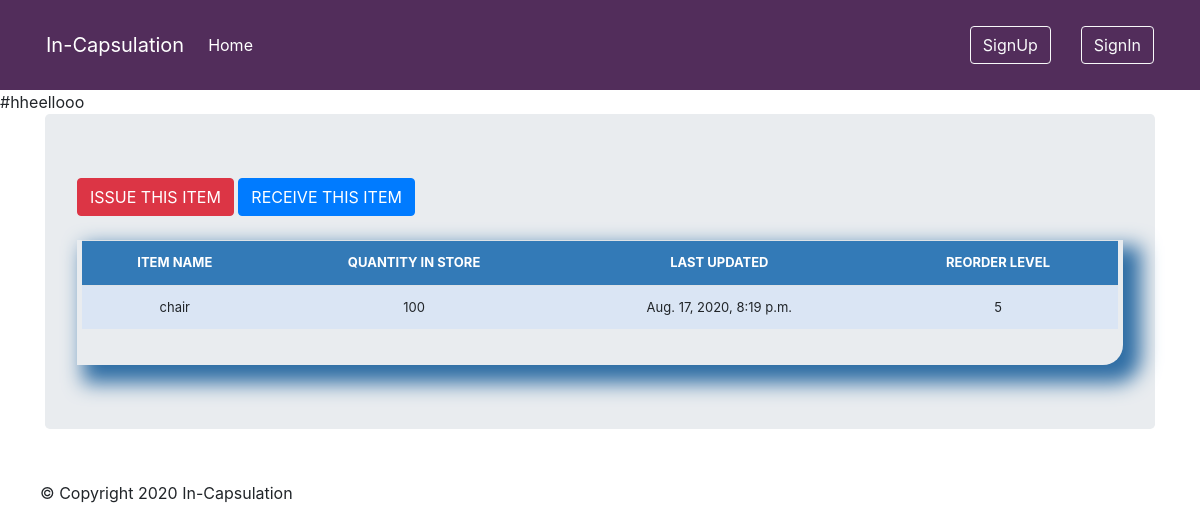
The page /stock_detail/8/ on the database its author committed.
### mgm/models.py (models this page shows, shortened)
class Stock(models.Model):
    category = models.ForeignKey(Category, on_delete=models.CASCADE, blank=True)
    item_name = models.CharField(max_length=50, blank=True, null=True)
    quantity = models.IntegerField(default='0', blank=False, null=False)
    receive_quantity = models.IntegerField(default='0', blank=True, null=True)
    receive_by = models.CharField(max_length=50, blank=True, null=True)
    issue_quantity = models.IntegerField(default='0', blank=True, null=True)
    issue_by = models.CharField(max_length=50, blank=True, null=True)
    issue_to = models.CharField(max_length=50, blank=True, null=True)
    phone_number = models.CharField(max_length=50, blank=True, null=True)
    created_by = models.CharField(max_length=50, blank=True, null=True)
    reorder_level = models.IntegerField(default='0', blank=True, null=True)
    last_updated = models.DateTimeField(auto_now_add=False, auto_now=True)
    timestamp = models.DateTimeField(auto_now_add=True, auto_now=False)

### mgm/views.py (the view)
# urls.py: path('stock_detail/<str:pk>/', views.stock_detail, name="stock_detail"),
def stock_detail(request, pk):
    queryset = Stock.objects.get(id=pk)
    context = {
        "queryset": queryset,
    }
    return render(request, "stock_detail.html", context)

### mgm/templates/stock_detail.html (shortened to what this page needs)
{% extends 'base.html' %}
{% load staticfiles %}
{% load crispy_forms_tags %}
  {% block content%}
   {% include 'navbar.html' %}
<main role="main" class="container">
  <div class="jumbotron">
    <a href="{% url 'issue_items' queryset.id %}"><div class='btn btn-danger'>ISSUE THIS ITEM</div></a>
    <a href="{% url 'receive_items' queryset.id %}"><div class='btn btn-primary'>RECEIVE THIS ITEM</div></a>
        <br><br>
        <div class="display_table">
          <table class='table'>
                  <tr>
                    <th>ITEM NAME</th>
                    <th>QUANTITY IN STORE</th>
                    <th>LAST UPDATED</th>
                    <th>REORDER LEVEL</th>
                  </tr>
                  <tr>
                    <td>{{queryset.item_name}}</td>
                    <td>{{queryset.quantity}}</td>
                    <td>{{queryset.last_updated}}</td>
                    <td>{{queryset.reorder_level}}</td>
                  </tr>
          </table>
        </div>
  </div>
</main>
   {% endblock %}

### mgm/static/css/stylesheet.css (style rules this page uses)
body { background-color: #34eb6b; }
.table { font-size: 13px; text-align: center; width: 95%; margin: auto; text-align: center; }
.table tr:nth-child(odd) { background: #B8CAE4 }
.table tr:nth-child(even) { background: #dae5f4 }
th { background-color: #337ab7; color: white; }
.display_table { border-bottom-right-radius: 20px; padding-left: 5px; padding-right: 5px; padding-bottom: 20px; box-shadow: 12px 12px 20px 6px #2e6da4; }

### rows shown on the page
Stock: item_name "chair", quantity "100", last_updated "Aug. 17, 2020, 8:19 p.m.", reorder_level "5"
